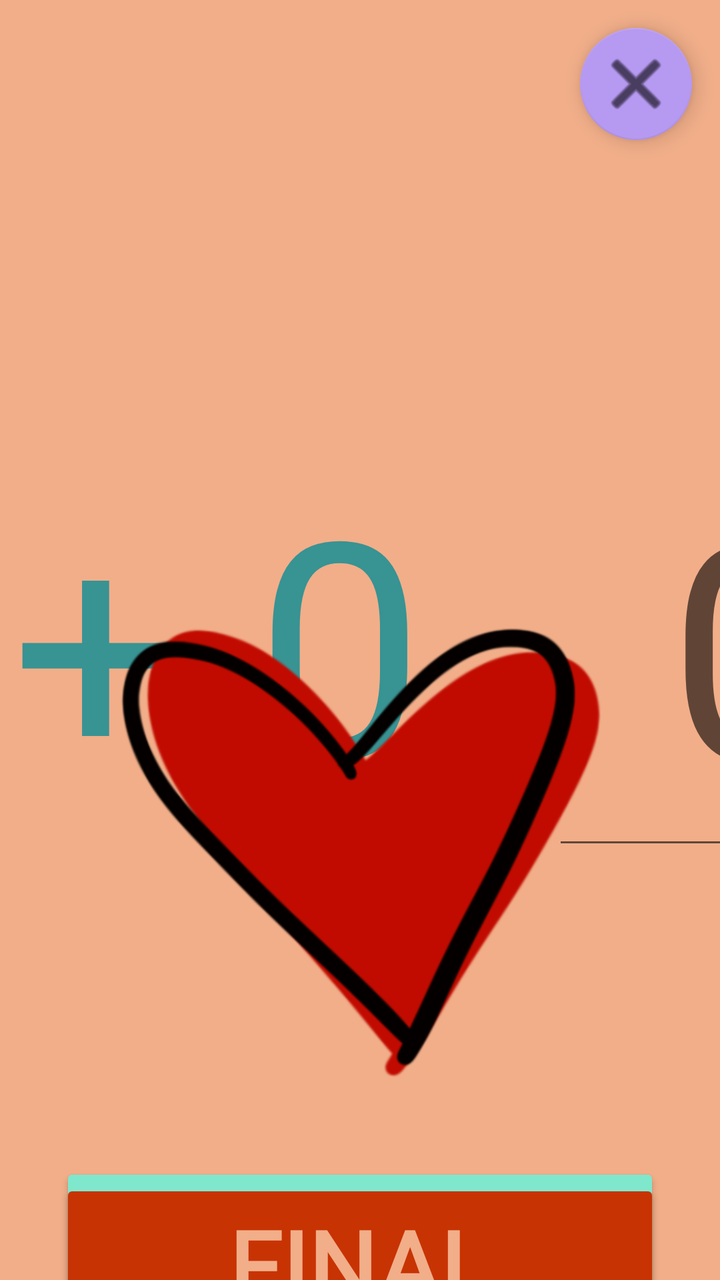
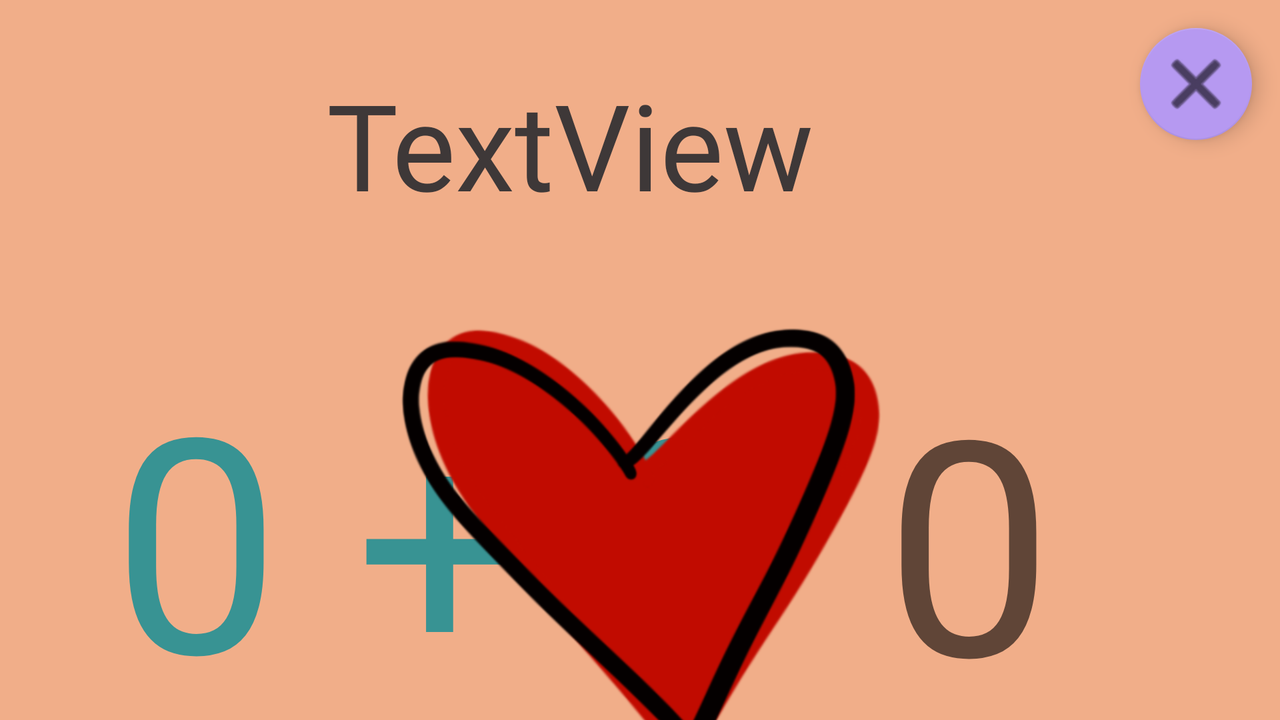

An Android layout and its configuration variant, each rendered on a device that would load it. The default file and the variant file are quoted in full after the pictures.
<!-- AndroidManifest.xml: application theme Theme.ScavengerHuntProject -->
<!-- res/layout/activity_main.xml -->
<?xml version="1.0" encoding="utf-8"?>
<androidx.constraintlayout.widget.ConstraintLayout xmlns:android="http://schemas.android.com/apk/res/android"
    xmlns:app="http://schemas.android.com/apk/res-auto"
    xmlns:tools="http://schemas.android.com/tools"
    android:id="@+id/main_bg"
    android:layout_width="match_parent"
    android:layout_height="match_parent"
    android:background="#F1AE89"
    tools:context=".MainActivity">

    <TextView
        android:id="@+id/question"
        android:layout_width="wrap_content"
        android:layout_height="wrap_content"
        android:layout_marginStart="150dp"
        android:layout_marginTop="220dp"
        android:layout_marginEnd="32dp"
        android:text="0 + 0"
        android:textColor="#389393"
        android:textSize="150dp"
        app:layout_constraintEnd_toStartOf="@+id/answer"
        app:layout_constraintStart_toStartOf="parent"
        app:layout_constraintTop_toTopOf="parent" />

    <EditText
        android:id="@+id/answer"
        android:layout_width="200dp"
        android:layout_height="220dp"
        android:layout_marginStart="32dp"
        android:layout_marginEnd="150dp"
        android:ems="10"
        android:hint="0"
        android:inputType="textPersonName"
        android:textAlignment="center"
        android:textColor="#590995"
        android:textSize="150dp"
        app:layout_constraintBottom_toBottomOf="@+id/question"
        app:layout_constraintEnd_toEndOf="parent"
        app:layout_constraintStart_toEndOf="@+id/question"
        app:layout_constraintTop_toTopOf="@+id/question" />

    <TextView
        android:id="@+id/correctAns"
        android:layout_width="wrap_content"
        android:layout_height="wrap_content"
        android:layout_marginStart="336dp"
        android:layout_marginTop="103dp"
        android:layout_marginEnd="336dp"
        android:fontFamily="@font/bahianita"
        android:text="TextView"
        android:textColor="#3E3838"
        android:textSize="60sp"
        app:layout_constraintEnd_toEndOf="parent"
        app:layout_constraintStart_toStartOf="parent"
        app:layout_constraintTop_toTopOf="parent" />

    <TextView
        android:id="@+id/mAnswers"
        android:layout_width="wrap_content"
        android:layout_height="wrap_content"
        android:layout_marginBottom="524dp"
        android:fontFamily="@font/bahianita"
        android:text="TextView"
        android:textAlignment="center"
        android:textColor="#C83304"
        android:textSize="48sp"
        app:layout_constraintBottom_toBottomOf="parent"
        app:layout_constraintEnd_toEndOf="parent"
        app:layout_constraintHorizontal_bias="0.518"
        app:layout_constraintStart_toStartOf="parent"
        app:layout_constraintTop_toBottomOf="@+id/heart" />

    <com.google.android.material.floatingactionbutton.FloatingActionButton
        android:id="@+id/m_exit"
        android:layout_width="wrap_content"
        android:layout_height="wrap_content"
        android:layout_marginTop="14dp"
        android:layout_marginEnd="14dp"
        android:clickable="true"
        android:onClick="exit"
        app:backgroundTint="#B699F1"
        app:fabSize="normal"
        app:layout_constraintEnd_toEndOf="parent"
        app:layout_constraintTop_toTopOf="parent"
        app:maxImageSize="40dp"
        app:srcCompat="@android:drawable/ic_menu_close_clear_cancel" />

    <ImageView
        android:id="@+id/heart"
        android:layout_width="269dp"
        android:layout_height="243dp"
        android:layout_marginTop="300dp"
        app:layout_constraintEnd_toEndOf="parent"
        app:layout_constraintStart_toStartOf="parent"
        app:layout_constraintTop_toTopOf="parent"
        app:srcCompat="@drawable/heart" />

    <androidx.appcompat.widget.AppCompatButton
        android:id="@+id/mHome"
        android:layout_width="300dp"
        android:layout_height="100dp"
        android:layout_marginTop="284dp"
        android:backgroundTint="#7FE7CC"
        android:fontFamily="@font/bahiana"
        android:onClick="mHome"
        android:text="HOME"
        android:textColor="#3E3838"
        android:textSize="48sp"
        app:layout_constraintEnd_toEndOf="parent"
        app:layout_constraintStart_toStartOf="parent"
        app:layout_constraintTop_toBottomOf="@+id/mAnswers" />

    <androidx.appcompat.widget.AppCompatButton
        android:id="@+id/send"
        android:layout_width="300dp"
        android:layout_height="100dp"
        android:layout_marginTop="160dp"
        android:backgroundTint="#C83304"
        android:fontFamily="@font/bahiana"
        android:onClick="send"
        android:text="FINAL ANSWER"
        android:textColor="#F1AE89"
        android:textSize="48sp"
        android:textStyle="bold"
        app:layout_constraintEnd_toEndOf="parent"
        app:layout_constraintStart_toStartOf="parent"
        app:layout_constraintTop_toBottomOf="@+id/answer" />

</androidx.constraintlayout.widget.ConstraintLayout>
<!-- resources referenced by this layout -->
<resources>
  <!-- drawable heart: png bitmap (drawable, 70176 bytes) -->
  <style name="Theme.ScavengerHuntProject" parent="Theme.MaterialComponents.DayNight.DarkActionBar">
          
          <item name="colorPrimary">@color/purple_500</item>
          <item name="colorPrimaryVariant">@color/purple_700</item>
          <item name="colorOnPrimary">@color/white</item>
          
          <item name="colorSecondary">@color/teal_200</item>
          <item name="colorSecondaryVariant">@color/teal_700</item>
          <item name="colorOnSecondary">@color/black</item>
          
          <item name="android:statusBarColor" tools:targetApi="l">?attr/colorPrimaryVariant</item>
          
      </style>
</resources>
<!-- res/layout-land/activity_main.xml (the repository's variant of the layout above) -->
<!-- drawn on the phone turned sideways -->
<?xml version="1.0" encoding="utf-8"?>
<androidx.constraintlayout.widget.ConstraintLayout xmlns:android="http://schemas.android.com/apk/res/android"
    xmlns:app="http://schemas.android.com/apk/res-auto"
    xmlns:tools="http://schemas.android.com/tools"
    android:layout_width="match_parent"
    android:layout_height="match_parent"
    android:id="@+id/main_bg"
    tools:context=".MainActivity" >

    <androidx.constraintlayout.widget.ConstraintLayout
        android:layout_width="match_parent"
        android:layout_height="match_parent"
        android:background="#F1AE89"
        tools:context=".MainActivity"
        tools:layout_editor_absoluteX="-113dp"
        tools:layout_editor_absoluteY="0dp">

        <TextView
            android:id="@+id/question"
            android:layout_width="wrap_content"
            android:layout_height="wrap_content"
            android:layout_marginStart="150dp"
            android:layout_marginTop="56dp"
            android:text="0 + 0"
            android:textColor="#389393"
            android:textSize="150dp"
            app:layout_constraintEnd_toStartOf="@+id/answer"
            app:layout_constraintStart_toStartOf="parent"
            app:layout_constraintTop_toBottomOf="@+id/correctAns" />

        <EditText
            android:id="@+id/answer"
            android:layout_width="200dp"
            android:layout_height="220dp"
            android:layout_marginEnd="150dp"
            android:ems="10"
            android:hint="0"
            android:inputType="textPersonName"
            android:textAlignment="center"
            android:textColor="#590995"
            android:textSize="150dp"
            app:layout_constraintBottom_toBottomOf="@+id/question"
            app:layout_constraintEnd_toEndOf="parent"
            app:layout_constraintStart_toEndOf="@+id/question"
            app:layout_constraintTop_toTopOf="@+id/question" />

        <TextView
            android:id="@+id/correctAns"
            android:layout_width="wrap_content"
            android:layout_height="wrap_content"
            android:layout_marginTop="32dp"
            android:fontFamily="@font/bahianita"
            android:text="TextView"
            android:textColor="#3E3838"
            android:textSize="60sp"
            app:layout_constraintEnd_toStartOf="@+id/m_exit"
            app:layout_constraintStart_toStartOf="parent"
            app:layout_constraintTop_toTopOf="parent" />

        <TextView
            android:id="@+id/mAnswers"
            android:layout_width="wrap_content"
            android:layout_height="wrap_content"
            android:layout_marginTop="32dp"
            android:fontFamily="@font/bahianita"
            android:text="TextView"
            android:textAlignment="center"
            android:textColor="#C83304"
            android:textSize="48sp"
            app:layout_constraintEnd_toEndOf="@+id/heart"
            app:layout_constraintStart_toStartOf="@+id/heart"
            app:layout_constraintTop_toBottomOf="@+id/heart" />

        <com.google.android.material.floatingactionbutton.FloatingActionButton
            android:id="@+id/m_exit"
            android:layout_width="wrap_content"
            android:layout_height="wrap_content"
            android:layout_marginTop="14dp"
            android:layout_marginEnd="14dp"
            android:clickable="true"
            android:onClick="exit"
            app:backgroundTint="#B699F1"
            app:fabSize="normal"
            app:layout_constraintEnd_toEndOf="parent"
            app:layout_constraintTop_toTopOf="parent"
            app:maxImageSize="40dp"
            app:srcCompat="@android:drawable/ic_menu_close_clear_cancel" />

        <ImageView
            android:id="@+id/heart"
            android:layout_width="269dp"
            android:layout_height="243dp"
            android:layout_marginTop="150dp"
            app:layout_constraintEnd_toEndOf="parent"
            app:layout_constraintStart_toStartOf="parent"
            app:layout_constraintTop_toTopOf="parent"
            app:srcCompat="@drawable/heart" />

        <androidx.appcompat.widget.AppCompatButton
            android:id="@+id/mHome"
            android:layout_width="300dp"
            android:layout_height="100dp"
            android:layout_marginTop="32dp"
            android:layout_marginBottom="32dp"
            android:backgroundTint="#7FE7CC"
            android:fontFamily="@font/bahiana"
            android:onClick="mHome"
            android:text="HOME"
            android:textColor="#3E3838"
            android:textSize="48sp"
            app:layout_constraintBottom_toBottomOf="parent"
            app:layout_constraintEnd_toEndOf="@+id/mAnswers"
            app:layout_constraintStart_toStartOf="@+id/mAnswers"
            app:layout_constraintTop_toBottomOf="@+id/mAnswers" />

        <androidx.appcompat.widget.AppCompatButton
            android:id="@+id/send"
            android:layout_width="300dp"
            android:layout_height="100dp"
            android:layout_marginTop="65dp"
            android:backgroundTint="#C83304"
            android:fontFamily="@font/bahiana"
            android:onClick="send"
            android:text="FINAL ANSWER"
            android:textColor="#F1AE89"
            android:textSize="48sp"
            android:textStyle="bold"
            app:layout_constraintEnd_toEndOf="parent"
            app:layout_constraintStart_toStartOf="parent"
            app:layout_constraintTop_toBottomOf="@+id/answer" />

    </androidx.constraintlayout.widget.ConstraintLayout>

</androidx.constraintlayout.widget.ConstraintLayout>
